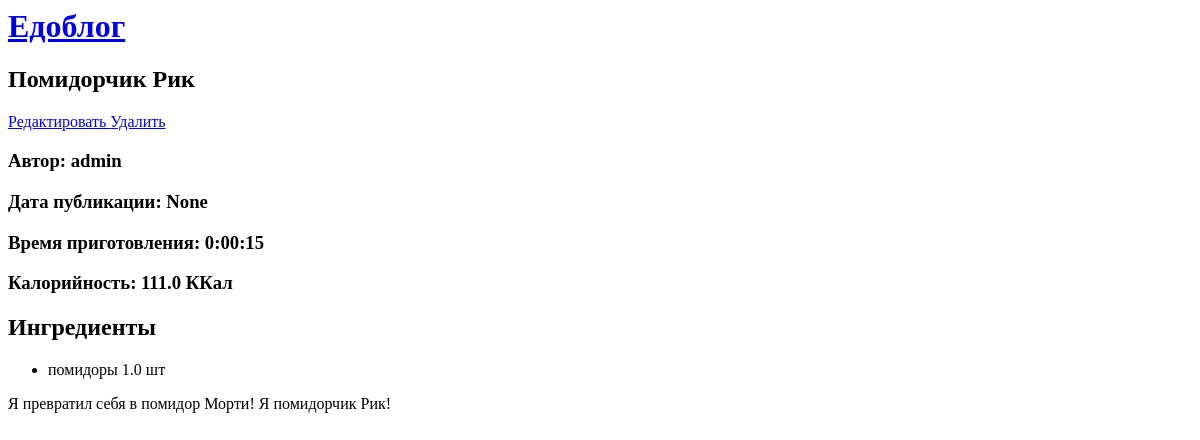
Before: /recipes/3/ with the older database file.
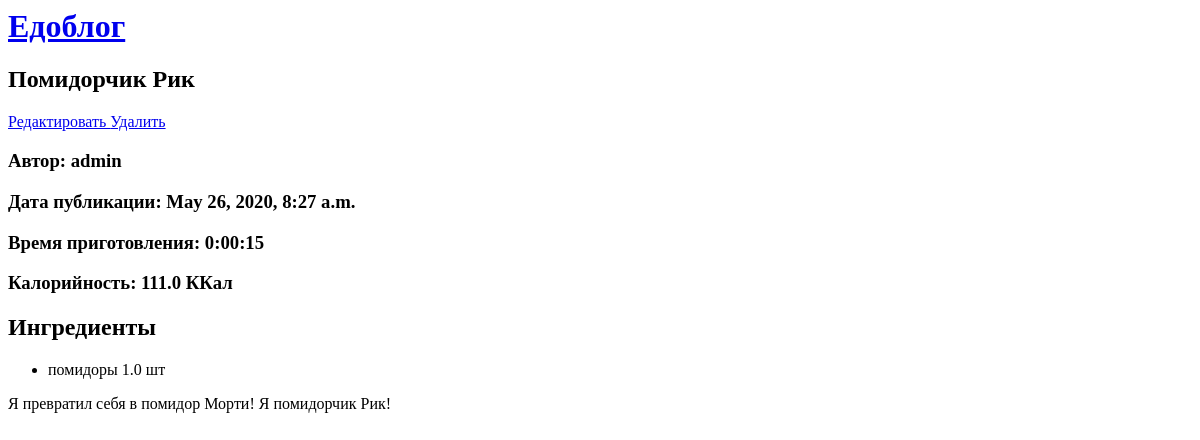
After: the same page with the newer database file.
### blog/models.py (models this page shows, shortened)
class Recipe(models.Model):
    recipe_name = models.CharField(max_length=200)
    author = models.ForeignKey(settings.AUTH_USER_MODEL, on_delete=models.CASCADE)
    description = models.TextField()
    ingredients = models.ManyToManyField(Ingredient, through='RecipeIngredient')
    preparation_time = models.DurationField()
    created_date = models.DateTimeField(auto_now=True)
    published_date = models.DateTimeField(blank=True, null=True)
    @property
    def caloricity(self):
        return self.recipeingredient_set.aggregate(Sum('caloricity'))['caloricity__sum']

### blog/views.py (the view)
# urls.py: path('recipes/<int:recipe_id>/', views.recipe_details, name='recipe_details'),
def recipe_details(request, recipe_id):
    recipe = get_object_or_404(Recipe, pk=recipe_id)
    params = {
        'title': recipe.recipe_name,
        'recipe': recipe,
        'caloricity': recipe.caloricity,
        'ingredients': recipe.recipeingredient_set.all(),
    }
    return render(request, 'recipe_details.html', params)

### blog/templates/recipe_details.html
{% extends "base.html" %}
{% block content %}
    <div>
        <a href="{% url 'edit_recipe' recipe_id=recipe.pk %}">
            Редактировать
        </a>
        <a href="{% url 'delete_recipe' recipe_id=recipe.pk %}">
            Удалить
        </a>
    </div>
    <article>
        <h3>Автор: {{ recipe.author }}</h3>
        <h3>Дата публикации: {{ recipe.published_date }}</h3>
        <h3>Время приготовления: {{ recipe.preparation_time }}</h3>
        <h3>Калорийность: {{ caloricity }} ККал</h3>
        <h2>Ингредиенты</h2>
        <ul>
            {% for ingredient in ingredients %}
                <li>{{ ingredient.ingredient.name }} {{ ingredient.measure }} {{ ingredient.measurement_unit }}</li>
            {% endfor %}
        </ul>
        <p>{{ recipe.description }}</p>
    </article>
{% endblock %}

### blog/templates/base.html (shortened to what this page needs)
<html>
    <head>
    </head>
    <body>
        <header>
            <hgroup>
                <h1>
                    <a href="/">Едоблог</a>
                </h1>
                <h2>{{ title }}</h2>
            </hgroup>
        </header>
        {% block content %}
        {% endblock %}
    </body>
</html>

Changed rows visible on the page:
changed Recipe "Помидорчик Рик": published_date "None" → "May 26, 2020, 8:27 a.m."
